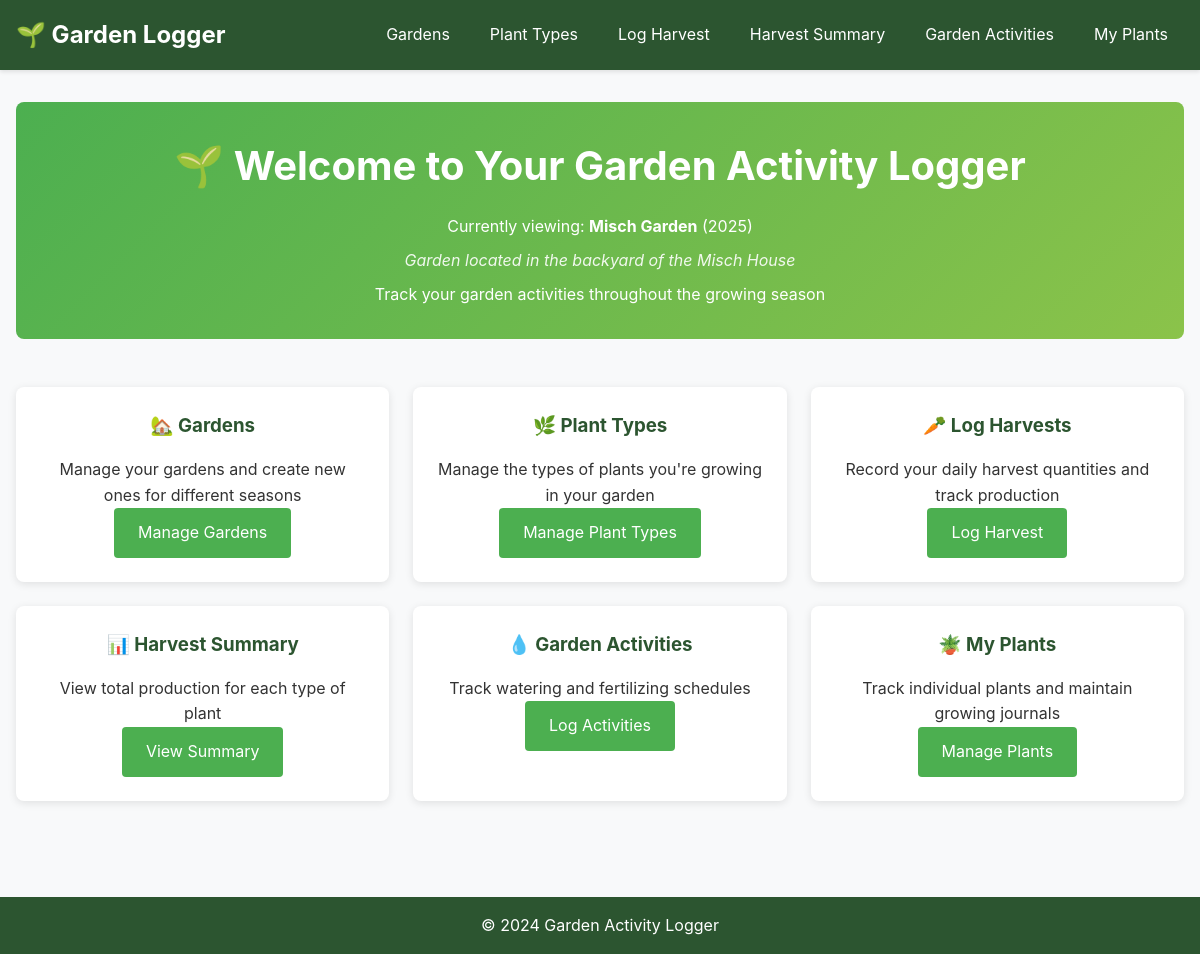
The page / on the database its author committed.
### tables this page shows
CREATE TABLE gardens (
                id INTEGER PRIMARY KEY AUTOINCREMENT,
                name TEXT NOT NULL,
                description TEXT,
                year INTEGER,
                location TEXT,
                created_at TIMESTAMP DEFAULT CURRENT_TIMESTAMP
            );

### main.py (the view)
@app.get("/", response_class=HTMLResponse)
async def home(request: Request):
    gardens = db.get_gardens()
    current_garden_id = get_current_garden_id(request)
    current_garden = db.get_garden_by_id(current_garden_id)
    return templates.TemplateResponse("index.html", {
        "request": request,
        "gardens": gardens,
        "current_garden": current_garden
    })

### templates/index.html (shortened to what this page needs)
{% extends "base.html" %}
{% block content %}
<div class="container">
    <div class="hero">
        <h1>🌱 Welcome to Your Garden Activity Logger</h1>
        {% if current_garden %}
            <p>Currently viewing: <strong>{{ current_garden.name }}</strong> ({{ current_garden.year }})</p>
            {% if current_garden.description %}
                <p class="garden-description">{{ current_garden.description }}</p>
            {% endif %}
        {% endif %}
        <p>Track your garden activities throughout the growing season</p>
    </div>
    <div class="features-grid">
        <div class="feature-card">
            <h3>🏡 Gardens</h3>
            <p>Manage your gardens and create new ones for different seasons</p>
            <a href="/gardens" class="btn btn-primary">Manage Gardens</a>
        </div>
        <div class="feature-card">
            <h3>🌿 Plant Types</h3>
            <p>Manage the types of plants you're growing in your garden</p>
            <a href="/plant-types?garden_id={{ current_garden.id if current_garden }}" class="btn btn-primary">Manage Plant Types</a>
        </div>
        <div class="feature-card">
            <h3>🥕 Log Harvests</h3>
            <p>Record your daily harvest quantities and track production</p>
            <a href="/harvests?garden_id={{ current_garden.id if current_garden }}" class="btn btn-primary">Log Harvest</a>
        </div>
        <div class="feature-card">
            <h3>📊 Harvest Summary</h3>
            <p>View total production for each type of plant</p>
            <a href="/harvest-summary?garden_id={{ current_garden.id if current_garden }}" class="btn btn-primary">View Summary</a>
        </div>
        <div class="feature-card">
            <h3>💧 Garden Activities</h3>
            <p>Track watering and fertilizing schedules</p>
            <a href="/activities?garden_id={{ current_garden.id if current_garden }}" class="btn btn-primary">Log Activities</a>
        </div>
        <div class="feature-card">
            <h3>🪴 My Plants</h3>
            <p>Track individual plants and maintain growing journals</p>
            <a href="/plants?garden_id={{ current_garden.id if current_garden }}" class="btn btn-primary">Manage Plants</a>
        </div>
    </div>
</div>
{% endblock %}

### static/css/style.css (style rules this page uses)
* { margin: 0; padding: 0; box-sizing: border-box; }
body { font-family: -apple-system, BlinkMacSystemFont, 'Segoe UI', Roboto, Oxygen, Ubuntu, Cantarell, sans-serif; line-height: 1.6; color: #333; background-color: #f8f9fa; }
.container { max-width: 1200px; margin: 0 auto; padding: 0 1rem; }
.hero { text-align: center; margin-bottom: 3rem; padding: 2rem; background: linear-gradient(135deg, #4CAF50, #8BC34A); color: white; border-radius: 8px; }
.hero h1 { font-size: 2.5rem; margin-bottom: 1rem; }
.features-grid { display: grid; grid-template-columns: repeat(auto-fit, minmax(300px, 1fr)); gap: 1.5rem; margin-bottom: 2rem; }
.feature-card { background: white; padding: 1.5rem; border-radius: 8px; box-shadow: 0 2px 8px rgba(0,0,0,0.1); text-align: center; }
.feature-card h3 { color: #2c5530; margin-bottom: 1rem; }
.btn { display: inline-block; padding: 0.75rem 1.5rem; background-color: #4CAF50; color: white; text-decoration: none; border: none; border-radius: 4px; cursor: pointer; font-size: 1rem; transition: background-color 0.3s; }
.btn-primary { background-color: #4CAF50; }
.garden-description { font-style: italic; margin: 0.5rem 0; color: rgba(255,255,255,0.9); }

### rows shown on the page
gardens: name "Misch Garden", year "2025", description "Garden located in the backyard of the Misch House"
